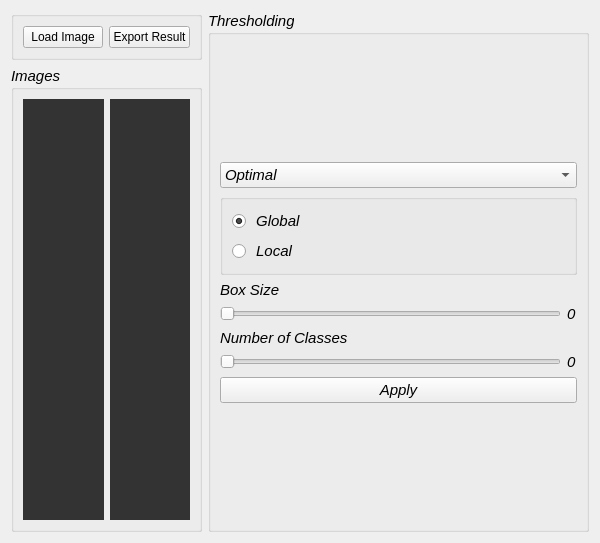
      <widget class="QWidget" name="thresholdingt3_tab">
       <attribute name="title">
        <string>Thresholding</string>
       </attribute>
       <layout class="QGridLayout" name="gridLayout_22">
        <item row="0" column="0">
         <layout class="QGridLayout" name="gridLayout_5">
          <item row="0" column="0">
           <widget class="QGroupBox" name="groupBox_15">
            <property name="title">
             <string/>
            </property>
            <layout class="QHBoxLayout" name="horizontalLayout_6">
             <item>
              <layout class="QGridLayout" name="gridLayout_13">
               <item row="0" column="0">
                <widget class="QPushButton" name="threshold_load_image_btn">
                 <property name="text">
                  <string>Load Image</string>
                 </property>
                </widget>
               </item>
               <item row="0" column="1">
                <widget class="QPushButton" name="threshold_export_image_btn">
                 <property name="text">
                  <string>Export Result</string>
                 </property>
                </widget>
               </item>
              </layout>
             </item>
            </layout>
           </widget>
          </item>
          <item row="0" column="1" rowspan="2">
           <widget class="QGroupBox" name="groupBox_19">
            <property name="sizePolicy">
             <sizepolicy hsizetype="Fixed" vsizetype="Preferred">
              <horstretch>0</horstretch>
              <verstretch>0</verstretch>
             </sizepolicy>
            </property>
            <property name="font">
             <font>
              <pointsize>11</pointsize>
              <italic>true</italic>
              <bold>false</bold>
             </font>
            </property>
            <property name="title">
             <string>Thresholding</string>
            </property>
            <layout class="QVBoxLayout" name="verticalLayout_2">
             <item>
              <spacer name="verticalSpacer_11">
               <property name="orientation">
                <enum>Qt::Vertical</enum>
               </property>
               <property name="sizeHint" stdset="0">
                <size>
                 <width>20</width>
                 <height>118</height>
                </size>
               </property>
              </spacer>
             </item>
             <item>
              <widget class="QComboBox" name="threshold_mode_combobox">
               <item>
                <property name="text">
                 <string>Optimal</string>
                </property>
               </item>
               <item>
                <property name="text">
                 <string>Otsu</string>
                </property>
               </item>
               <item>
                <property name="text">
                 <string>Multi Level</string>
                </property>
               </item>
              </widget>
             </item>
             <item>
              <widget class="QGroupBox" name="threshold_area_grp">
               <property name="font">
                <font>
                 <kerning>true</kerning>
                </font>
               </property>
               <property name="title">
                <string/>
               </property>
               <layout class="QVBoxLayout" name="verticalLayout_3">
                <item>
                 <widget class="QRadioButton" name="global_radio_btn">
                  <property name="text">
                   <string> Global</string>
                  </property>
                  <property name="checked">
                   <bool>true</bool>
                  </property>
                 </widget>
                </item>
                <item>
                 <widget class="QRadioButton" name="local_radio_btn">
                  <property name="text">
                   <string> Local</string>
                  </property>
                 </widget>
                </item>
               </layout>
              </widget>
             </item>
             <item>
              <widget class="QLabel" name="label">
               <property name="text">
                <string>Box Size</string>
               </property>
              </widget>
             </item>
             <item>
              <layout class="QHBoxLayout" name="horizontalLayout">
               <item>
                <widget class="QSlider" name="threshold_boxsize_slider">
                 <property name="minimum">
                  <number>1</number>
                 </property>
                 <property name="maximum">
                  <number>100</number>
                 </property>
                 <property name="orientation">
                  <enum>Qt::Horizontal</enum>
                 </property>
                </widget>
               </item>
               <item>
                <widget class="QLabel" name="box_size_label">
                 <property name="text">
                  <string>0</string>
                 </property>
                </widget>
               </item>
              </layout>
             </item>
             <item>
              <widget class="QLabel" name="label_2">
               <property name="text">
                <string>Number of Classes</string>
               </property>
              </widget>
             </item>
             <item>
              <layout class="QHBoxLayout" name="horizontalLayout_2">
               <item>
                <widget class="QSlider" name="threshold_class_slider">
                 <property name="orientation">
                  <enum>Qt::Horizontal</enum>
                 </property>
                </widget>
               </item>
               <item>
                <widget class="QLabel" name="num_classes_label">
                 <property name="text">
                  <string>0</string>
                 </property>
                </widget>
               </item>
              </layout>
             </item>
             <item>
              <widget class="QPushButton" name="threshold_apply_btn">
               <property name="text">
                <string>Apply</string>
               </property>
              </widget>
             </item>
             <item>
              <spacer name="verticalSpacer_12">
               <property name="orientation">
                <enum>Qt::Vertical</enum>
               </property>
               <property name="sizeHint" stdset="0">
                <size>
                 <width>357</width>
                 <height>117</height>
                </size>
               </property>
              </spacer>
             </item>
            </layout>
           </widget>
          </item>
          <item row="1" column="0">
           <widget class="QGroupBox" name="groupBox_16">
            <property name="sizePolicy">
             <sizepolicy hsizetype="Preferred" vsizetype="MinimumExpanding">
              <horstretch>0</horstretch>
              <verstretch>0</verstretch>
             </sizepolicy>
            </property>
            <property name="font">
             <font>
              <pointsize>11</pointsize>
              <italic>true</italic>
              <bold>false</bold>
             </font>
            </property>
            <property name="title">
             <string>Images</string>
            </property>
            <layout class="QGridLayout" name="gridLayout_14">
             <item row="0" column="0">
              <layout class="QHBoxLayout" name="horizontalLayout_19">
               <item>
                <widget class="PlotWidget" name="threshold_loaded_image" native="true">
                 <property name="styleSheet">
                  <string notr="true">background-color: #333;</string>
                 </property>
                </widget>
               </item>
              </layout>
             </item>
             <item row="0" column="1">
              <widget class="PlotWidget" name="threshold_result_image" native="true">
               <property name="styleSheet">
                <string notr="true">background-color: #333;</string>
               </property>
              </widget>
             </item>
            </layout>
           </widget>
          </item>
         </layout>
        </item>
       </layout>
      </widget>
